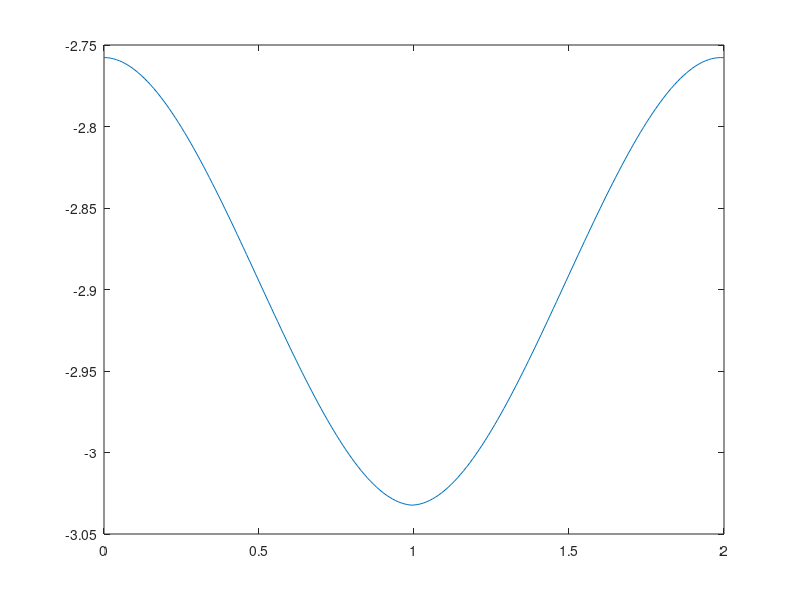

Write the MATLAB code that produced this figure.
clear
clc
clf
close all

t = 0:0.01:2;
%for i = 1:length(t)
%    x(i) = -3.0323 + 0.82377*t(i)^2 - 0.54918*t(i)^3;
%end
for i = 1:length(t)/2;
   x(i) = -2.75771 - 0.82377*t(i)^2 + 0.54918*t(i)^3;
end
for j = i:length(t)
  x(j) = -3.0323 + 0.82377*(t(j)-t(i))^2 - 0.54918*(t(j)-t(i))^3;
end
plot(t,x)
